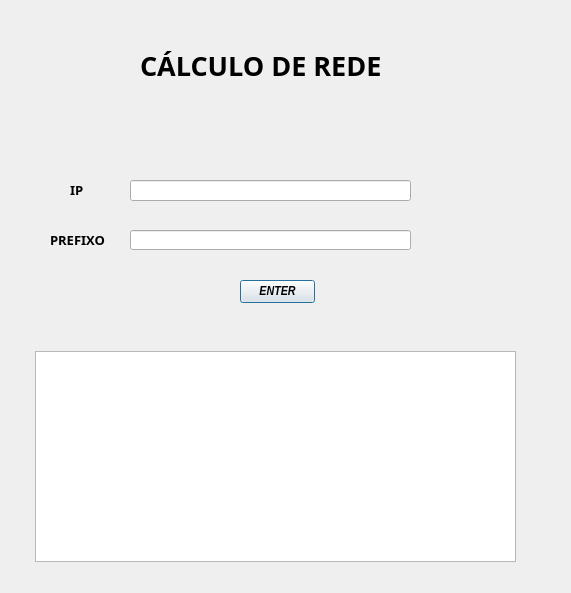
<?xml version="1.0" encoding="UTF-8"?>
<ui version="4.0">
 <class>Dialog</class>
 <widget class="QDialog" name="Dialog">
  <property name="geometry">
   <rect>
    <x>0</x>
    <y>0</y>
    <width>571</width>
    <height>593</height>
   </rect>
  </property>
  <property name="windowTitle">
   <string>Dialog</string>
  </property>
  <property name="styleSheet">
   <string notr="true">rgb (233, 164, 255)</string>
  </property>
  <widget class="QLineEdit" name="lineEdit">
   <property name="geometry">
    <rect>
     <x>130</x>
     <y>180</y>
     <width>281</width>
     <height>21</height>
    </rect>
   </property>
  </widget>
  <widget class="QLineEdit" name="lineEdit_2">
   <property name="geometry">
    <rect>
     <x>130</x>
     <y>230</y>
     <width>281</width>
     <height>20</height>
    </rect>
   </property>
  </widget>
  <widget class="QLabel" name="label">
   <property name="geometry">
    <rect>
     <x>70</x>
     <y>180</y>
     <width>41</width>
     <height>20</height>
    </rect>
   </property>
   <property name="font">
    <font>
     <family>Arial Black</family>
     <pointsize>10</pointsize>
     <weight>75</weight>
     <bold>true</bold>
    </font>
   </property>
   <property name="styleSheet">
    <string notr="true">IP rgb(0, 170, 255)</string>
   </property>
   <property name="text">
    <string>IP</string>
   </property>
  </widget>
  <widget class="QLabel" name="label_2">
   <property name="geometry">
    <rect>
     <x>50</x>
     <y>230</y>
     <width>71</width>
     <height>20</height>
    </rect>
   </property>
   <property name="font">
    <font>
     <family>Arial Black</family>
     <pointsize>10</pointsize>
     <weight>75</weight>
     <italic>false</italic>
     <bold>true</bold>
    </font>
   </property>
   <property name="text">
    <string>PREFIXO</string>
   </property>
  </widget>
  <widget class="QPushButton" name="pushButton">
   <property name="geometry">
    <rect>
     <x>240</x>
     <y>280</y>
     <width>75</width>
     <height>23</height>
    </rect>
   </property>
   <property name="font">
    <font>
     <family>Arial Narrow</family>
     <pointsize>10</pointsize>
     <weight>75</weight>
     <italic>true</italic>
     <bold>true</bold>
    </font>
   </property>
   <property name="text">
    <string>ENTER</string>
   </property>
  </widget>
  <widget class="QLabel" name="label_3">
   <property name="geometry">
    <rect>
     <x>140</x>
     <y>40</y>
     <width>331</width>
     <height>51</height>
    </rect>
   </property>
   <property name="font">
    <font>
     <family>Microsoft YaHei</family>
     <pointsize>20</pointsize>
     <weight>75</weight>
     <bold>true</bold>
    </font>
   </property>
   <property name="text">
    <string>CÁLCULO DE REDE</string>
   </property>
  </widget>
  <widget class="QListWidget" name="listWidget">
   <property name="geometry">
    <rect>
     <x>35</x>
     <y>351</y>
     <width>481</width>
     <height>211</height>
    </rect>
   </property>
  </widget>
 </widget>
 <resources/>
 <connections/>
</ui>
